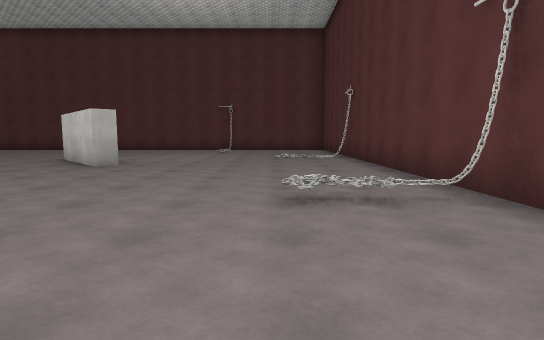
view 1 (above)

16 first-person views from a walk through a Unity game level. The camera is 1.3 m above the floor, tilts 6° down and sees 80° across. The floor is counted in squares, 2 m on a side. Each view is taken from the middle of a square. On the plan, view 1 faces up. The plan holds only what a view shows up to about 10 squares ahead; the rest is blank. The place goes on beyond the plan. The player character is not drawn. Surface patterns are stand-ins for the level's own textures.

view 2
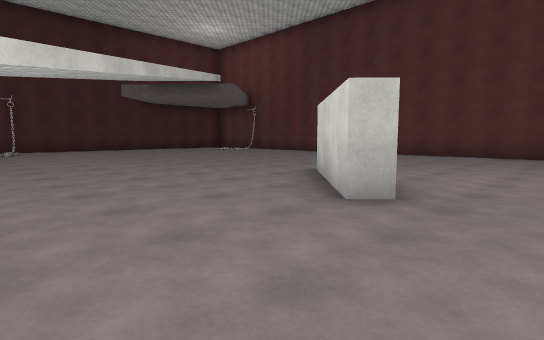

view 3
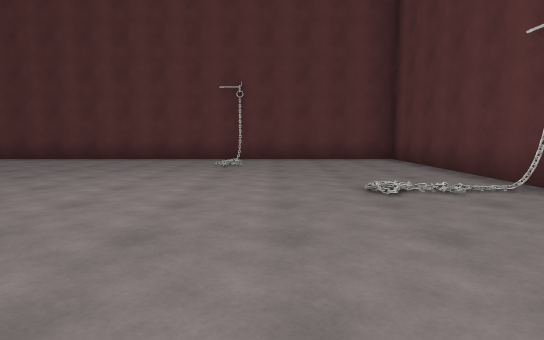

view 4
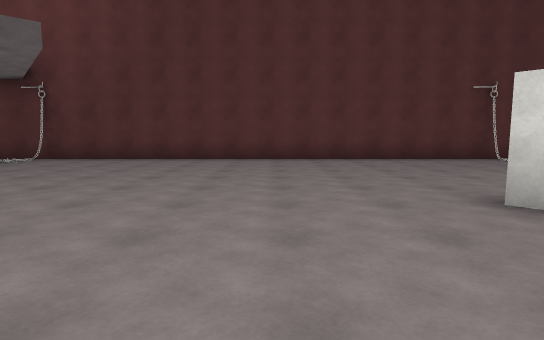

view 5
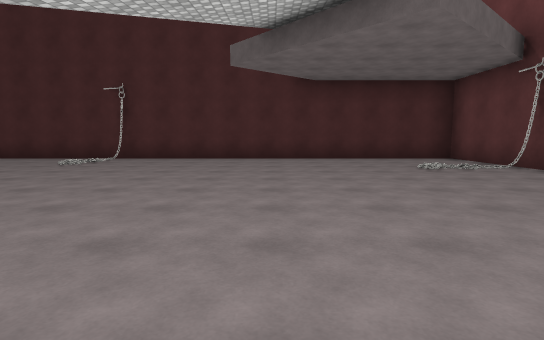

view 6
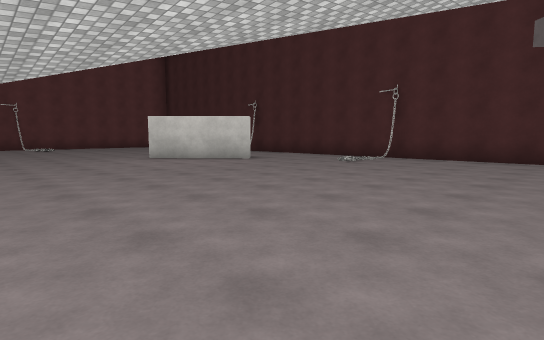

view 7
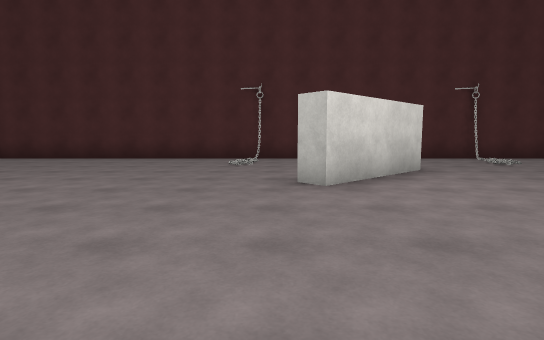

view 8
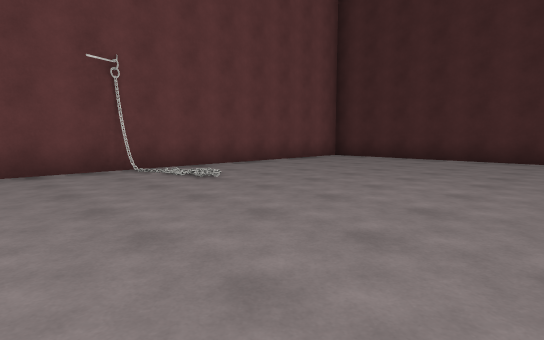

view 9
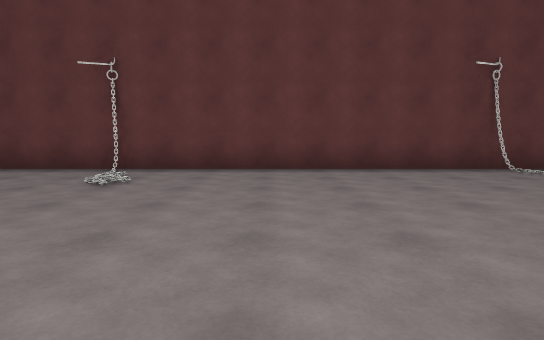

view 10
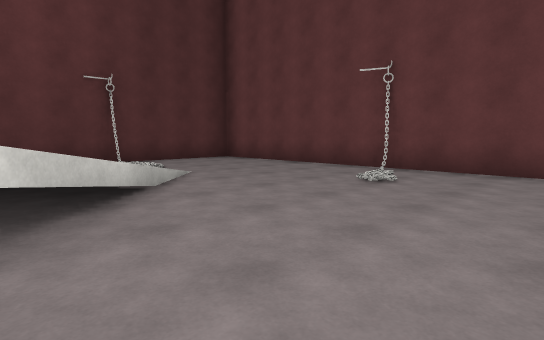

view 11
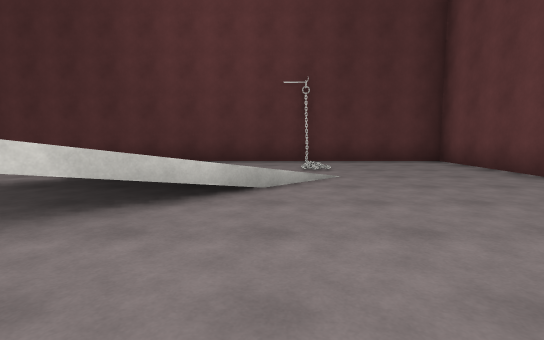

view 12
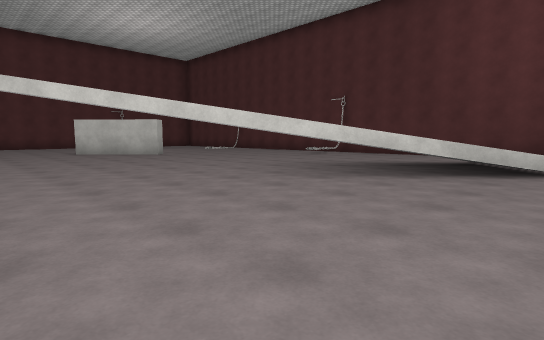

view 13
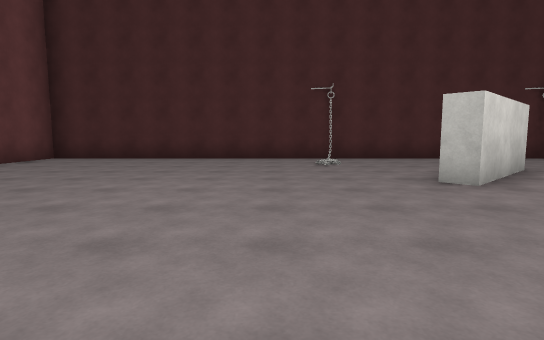

view 14
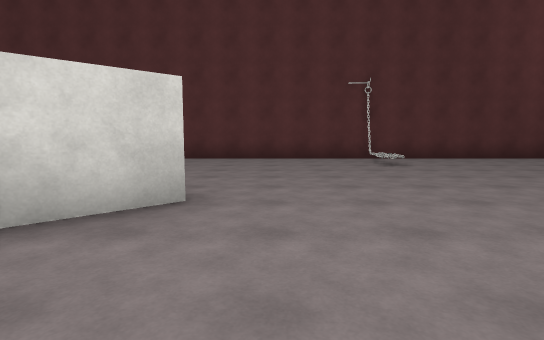

view 15
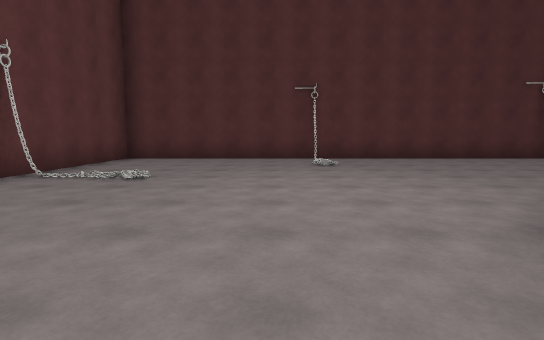

view 16
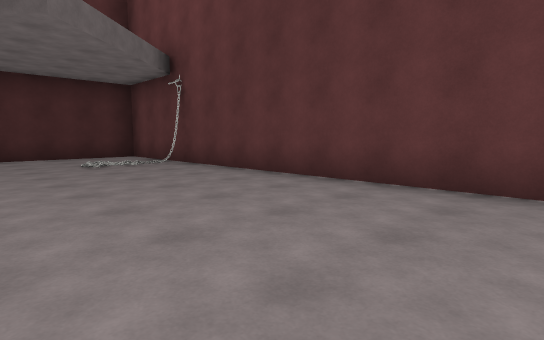

### Floor plan
Key: @ floor where view 1 was taken; # wall or solid block; . floor; / step, stairs or slope; = window, fence, low wall or low ledge; O other object.
Columns run from 18 left of view 1 to 3 right of it. Each row starts with its distance up from view 1.
 16 ######################
 15 #...O...........O....#
 14 #....................#
 13 #....................#
 12 #....................#
 11 #....................#
 10 #...................O#
  9 #............#.......#
  8 #............##......#
  7 #.............#......#
  6 #O...................#
  5 #..........//........#
  4 #........./ /........#
  3 #........./  /......O#
  2 #...#....../  /......#
  1 #...##....../  /.....#
  0 #O..........//  /.@..#
 -1 #............//  =...#
 -2 #.............//     #
 -3 #............../// /.#
 -4 #...............///..#
 -5 #................///O#
 -6 #....................#
 -7 #....................#
 -8 #.......O......O.....#
 -9 ######################

Positions as (right, up) in squares from view 1, and headings:
1: (0, 0), facing up
2: (-2, 4), facing up-left
3: (-1, 6), facing up
4: (-8, 6), facing up
5: (-8, 10), facing left
6: (-8, 10), facing down-left
7: (-8, 0), facing left
8: (-8, -2), facing down-left
9: (-6, -2), facing down
10: (-6, -2), facing down-right
11: (-6, -4), facing right
12: (-9, -4), facing up-right
13: (-8, -2), facing left
14: (-7, 6), facing right
15: (-7, 11), facing right
16: (-7, 11), facing up-left
